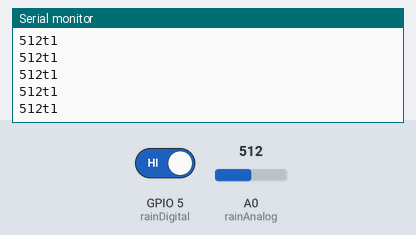
Bench run of a sketch on a simulated ESP8266 (NodeMCU). On the bench: the last lines printed to the serial monitor. Inputs (shaded band) come from the test bench; at power-on: A0 (rainAnalog) = 512, GPIO 5 (rainDigital) HIGH.

Above: at 1.2 s.
1.3 s: A0 (rainAnalog) set to 716
At 1.56 s:
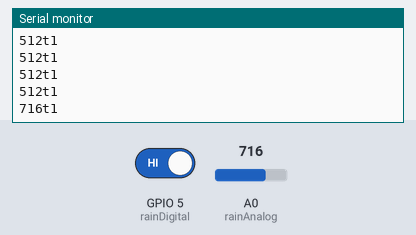
2.8 s: GPIO 5 (rainDigital) driven LOW
At 2.96 s:
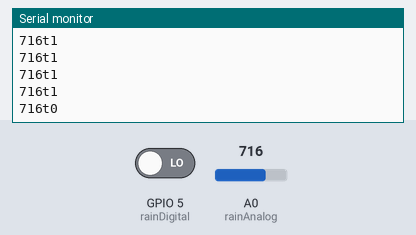
4.3 s: A0 (rainAnalog) set to 900
At 4.36 s:
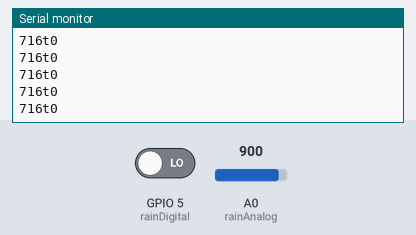
5.8 s: GPIO 5 (rainDigital) driven HIGH
At 5.96 s:
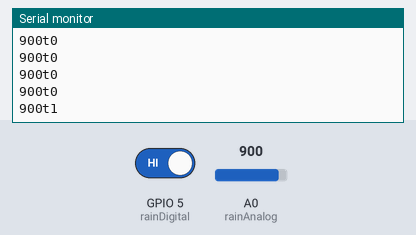
Timing chart, 0 to 8.3 s (numbered marks = the images above; inputs shaded):
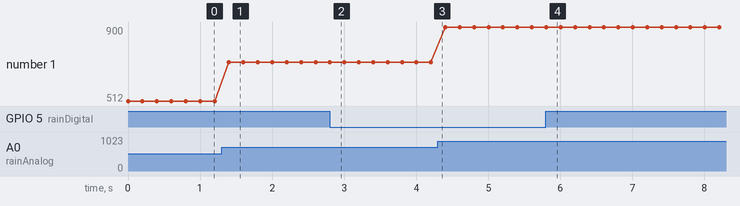

The sketch:

rainModule.ino
```cpp
#include <ESP8266WiFi.h>
#include <WiFiUdp.h>
#define rainAnalog A0
uint8_t rainDigital = 5;
//const int rainDigital = D1
//#define static const uint8_t D1 = rainDigital;
//static const uint8_t rainDigital D1

// for ESP8266 Microcontroller
//#define rainAnalog A0
//#define rainDigital D1

void setup() {
  Serial.begin(9600);
  pinMode(rainDigital,INPUT);
}
void loop() {
  int rainAnalogVal = analogRead(rainAnalog);
  int rainDigitalVal = digitalRead(rainDigital);

  Serial.print(rainAnalogVal);
  Serial.print("t");
  Serial.println(rainDigitalVal);
  delay(200);
}
```

Measured:
- after the input at 1.3 s, the serial monitor: prints a new line after 0.10 s (image 1)
- after the input at 2.8 s, the serial monitor: prints a new line at once (image 2)
- after the input at 5.8 s, the serial monitor: prints a new line at once (image 4)
- plotted number 1: 512 → 716 after the input at 1.3 s, 716 → 900 after the input at 4.3 s
